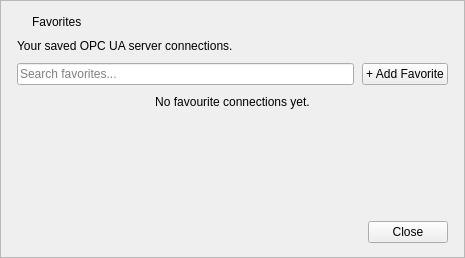
<?xml version="1.0" encoding="UTF-8"?>
<ui version="4.0">
 <class>FavoritesPopover</class>
 <widget class="QFrame" name="FavoritesPopover">
  <property name="geometry">
   <rect>
    <x>0</x>
    <y>0</y>
    <width>465</width>
    <height>258</height>
   </rect>
  </property>
  <property name="frameShape">
   <enum>QFrame::StyledPanel</enum>
  </property>
  <layout class="QVBoxLayout" name="rootLayout">
   <property name="spacing">
    <number>10</number>
   </property>
   <property name="leftMargin">
    <number>16</number>
   </property>
   <property name="topMargin">
    <number>14</number>
   </property>
   <property name="rightMargin">
    <number>16</number>
   </property>
   <property name="bottomMargin">
    <number>14</number>
   </property>
   <item>
    <layout class="QHBoxLayout" name="headerLayout">
     <property name="spacing">
      <number>8</number>
     </property>
     <item>
      <widget class="ThemedIconLabel" name="starIcon">
       <property name="sizePolicy">
        <sizepolicy hsizetype="Maximum" vsizetype="Preferred">
         <horstretch>0</horstretch>
         <verstretch>0</verstretch>
        </sizepolicy>
       </property>
       <property name="text">
        <string/>
       </property>
       <property name="alignment">
        <set>Qt::AlignCenter</set>
       </property>
      </widget>
     </item>
     <item>
      <widget class="QLabel" name="titleLabel">
       <property name="text">
        <string>Favorites</string>
       </property>
      </widget>
     </item>
     <item>
      <spacer name="headerSpacer">
       <property name="orientation">
        <enum>Qt::Horizontal</enum>
       </property>
       <property name="sizeHint" stdset="0">
        <size>
         <width>0</width>
         <height>0</height>
        </size>
       </property>
      </spacer>
     </item>
    </layout>
   </item>
   <item>
    <widget class="QLabel" name="subtitleLabel">
     <property name="text">
      <string>Your saved OPC UA server connections.</string>
     </property>
    </widget>
   </item>
   <item>
    <layout class="QHBoxLayout" name="searchLayout">
     <property name="spacing">
      <number>8</number>
     </property>
     <item>
      <widget class="QLineEdit" name="searchEdit">
       <property name="placeholderText">
        <string>Search favorites...</string>
       </property>
       <property name="clearButtonEnabled">
        <bool>true</bool>
       </property>
      </widget>
     </item>
     <item>
      <widget class="ThemedPushButton" name="addButton">
       <property name="text">
        <string>+ Add Favorite</string>
       </property>
      </widget>
     </item>
    </layout>
   </item>
   <item>
    <widget class="QLabel" name="emptyLabel">
     <property name="text">
      <string>No favourite connections yet.</string>
     </property>
     <property name="alignment">
      <set>Qt::AlignCenter</set>
     </property>
    </widget>
   </item>
   <item>
    <widget class="QScrollArea" name="scrollArea">
     <property name="frameShape">
      <enum>QFrame::NoFrame</enum>
     </property>
     <property name="horizontalScrollBarPolicy">
      <enum>Qt::ScrollBarAlwaysOff</enum>
     </property>
     <property name="widgetResizable">
      <bool>true</bool>
     </property>
     <widget class="QWidget" name="listContainer">
      <property name="geometry">
       <rect>
        <x>0</x>
        <y>0</y>
        <width>431</width>
        <height>76</height>
       </rect>
      </property>
      <layout class="QVBoxLayout" name="listLayout">
       <property name="spacing">
        <number>8</number>
       </property>
       <property name="leftMargin">
        <number>0</number>
       </property>
       <property name="topMargin">
        <number>0</number>
       </property>
       <property name="rightMargin">
        <number>0</number>
       </property>
       <property name="bottomMargin">
        <number>0</number>
       </property>
       <item>
        <spacer name="listSpacer">
         <property name="orientation">
          <enum>Qt::Vertical</enum>
         </property>
         <property name="sizeHint" stdset="0">
          <size>
           <width>0</width>
           <height>0</height>
          </size>
         </property>
        </spacer>
       </item>
      </layout>
     </widget>
    </widget>
   </item>
   <item>
    <layout class="QHBoxLayout" name="footerLayout">
     <item>
      <spacer name="footerSpacer">
       <property name="orientation">
        <enum>Qt::Horizontal</enum>
       </property>
       <property name="sizeHint" stdset="0">
        <size>
         <width>0</width>
         <height>0</height>
        </size>
       </property>
      </spacer>
     </item>
     <item>
      <widget class="ThemedPushButton" name="closeButton">
       <property name="text">
        <string>Close</string>
       </property>
      </widget>
     </item>
    </layout>
   </item>
  </layout>
 </widget>
 <customwidgets>
  <customwidget>
   <class>ThemedPushButton</class>
   <extends>QPushButton</extends>
   <header>widgets/themedpushbutton.h</header>
  </customwidget>
  <customwidget>
   <class>ThemedIconLabel</class>
   <extends>QLabel</extends>
   <header>widgets/themediconlabel.h</header>
  </customwidget>
 </customwidgets>
 <resources/>
 <connections/>
</ui>
